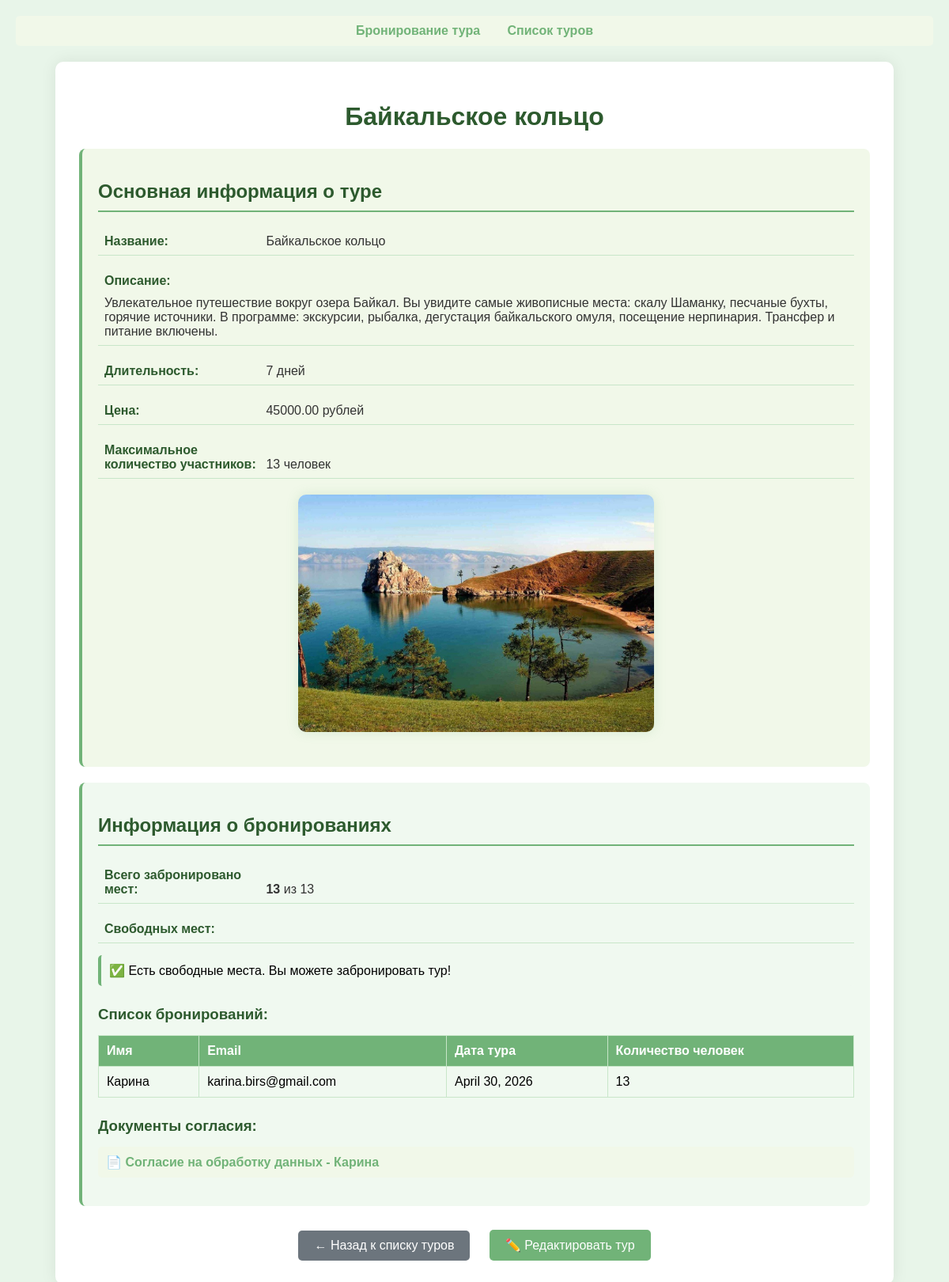
/tour/1/, run on the app's committed database.
### booking/models.py (models this page shows, shortened)
class Tour(models.Model):
    objects = models.Manager()
    title = models.CharField(max_length=200)
    description = models.TextField()
    duration = models.IntegerField()
    price = models.DecimalField(max_digits=10,decimal_places=2)
    max_people = models.IntegerField()
    removed = models.BooleanField(default=False)
    image = models.ImageField(
        upload_to="tours/",
        default="tours/default.jpg")

class Booking(models.Model):
    tour = models.ForeignKey(Tour, on_delete=models.CASCADE)
    name = models.CharField(max_length=200, null=False)
    email = models.EmailField(null=False)
    tour_date = models.DateField()
    people = models.IntegerField()

class ConsentDocument(models.Model):
    booking = models.ForeignKey(Booking, on_delete=models.CASCADE)
    document = models.FileField(upload_to="consents/")

### booking/views.py (the view)
# urls.py: path('tour/<int:pk>/', views.tour_detail_view, name='tour_detail'),
def tour_detail_view(request, pk):
    tour = get_object_or_404(Tour, pk=pk, removed=False)
    bookings = Booking.objects.filter(tour=tour)
    consent_docs = ConsentDocument.objects.filter(booking__tour=tour)
    total_booked = sum(booking.people for booking in bookings)
    return render(
        request,
        "booking/tour_detail.html",
        {
            "tour": tour,
            "bookings": bookings,
            "consent_docs": consent_docs,
            "total_booked": total_booked
        }
    )

### templates/booking/tour_detail.html (shortened to what this page needs)
<!DOCTYPE html>
<html>
<head>
{% load static %}
</head>
<body>
<div class="nav">
    <a href="{% url 'booking' %}">Бронирование тура</a>
    <a href="{% url 'tour_list' %}">Список туров</a>
</div>
<div class="container">
<h1>{{ tour.title }}</h1>
<div class="tour-info">
    <h2>Основная информация о туре</h2>
    <div class="info-row">
        <span class="info-label">Название:</span>
        <span class="info-value">{{ tour.title }}</span>
    </div>
    <div class="info-row">
        <span class="info-label">Описание:</span>
        <div class="info-value" style="margin-top: 10px;">{{ tour.description }}</div>
    </div>
    <div class="info-row">
        <span class="info-label">Длительность:</span>
        <span class="info-value">{{ tour.duration }} дней</span>
    </div>
    <div class="info-row">
        <span class="info-label">Цена:</span>
        <span class="info-value">{{ tour.price }} рублей</span>
    </div>
    <div class="info-row">
        <span class="info-label">Максимальное количество участников:</span>
        <span class="info-value">{{ tour.max_people }} человек</span>
    </div>
    {% if tour.image %}
    <div class="tour-image">
        <img src="{{ tour.image.url }}" alt="{{ tour.title }}">
    </div>
    {% endif %}
</div>
<div class="booking-info">
    <h2>Информация о бронированиях</h2>
    <div class="info-row">
        <span class="info-label">Всего забронировано мест:</span>
        <span class="info-value"><strong>{{ total_booked }}</strong> из {{ tour.max_people }}</span>
    </div>
    <div class="info-row">
        <span class="info-label">Свободных мест:</span>
    </div>
    {% if tour.max_people|add:"-"|add:total_booked <= 0 %}
    <div class="warning-text">
        ⚠️ Внимание: На данный тур нет свободных мест! Бронирование недоступно.
    </div>
    {% elif tour.max_people|add:"-"|add:total_booked <= 3 %}
    <div class="warning-text">
        🎯 Осталось всего {{ tour.max_people|add:"-"|add:total_booked }} мест! Торопитесь!
    </div>
    {% else %}
    <div class="info-text">
        ✅ Есть свободные места. Вы можете забронировать тур!
    </div>
    {% endif %}
    {% if bookings %}
    <h3>Список бронирований:</h3>
    <table>
        <thead>
            <tr>
                <th>Имя</th>
                <th>Email</th>
                <th>Дата тура</th>
                <th>Количество человек</th>
            </tr>
        </thead>
        <tbody>
            {% for booking in bookings %}
            <tr>
                <td>{{ booking.name }}</td>
                <td>{{ booking.email }}</td>
                <td>{{ booking.tour_date }}</td>
                <td>{{ booking.people }}</td>
            </tr>
            {% endfor %}
        </tbody>
    </table>
    {% else %}
    <div class="info-text">
        📌 На этот тур пока нет бронирований. Будьте первым!
    </div>
    {% endif %}
    {% if consent_docs %}
    <h3>Документы согласия:</h3>
    <ul class="docs-list">
        {% for doc in consent_docs %}
        <li>
            📄 <a href="{{ doc.document.url }}" target="_blank">
                Согласие на обработку данных - {{ doc.booking.name }}
            </a>
        </li>
        {% endfor %}
    </ul>
    {% endif %}
</div>
<div class="actions">
    <a href="{% url 'tour_list' %}" class="btn btn-back">← Назад к списку туров</a>
    <a href="{% url 'tour_edit' tour.id %}" class="btn btn-edit">✏️ Редактировать тур</a>
</div>
</div>
</body>
</html>

### templates/booking/tour_detail.html (style rules this page uses)
body { font-family: Arial, sans-serif; background: #e8f5e9; margin: 0; padding: 20px; }
.container { max-width: 1000px; margin: auto; background: white; padding: 30px; border-radius: 10px; box-shadow: 0 0 20px rgba(0,0,0,0.08); }
h1 { text-align: center; color: #2d5a2e; }
h2 { color: #2d5a2e; border-bottom: 2px solid #71b378; padding-bottom: 10px; }
h3 { color: #2d5a2e; margin-top: 25px; margin-bottom: 15px; }
.nav { margin-bottom: 20px; padding: 10px; background-color: #f1f8e9; border-radius: 5px; text-align: center; }
.nav a { margin: 0 15px; text-decoration: none; color: #71b378; font-weight: bold; transition: color 0.3s ease; }
.tour-info { background-color: #f1f8e9; padding: 20px; border-radius: 8px; margin-bottom: 20px; border-left: 4px solid #71b378; }
.info-row { margin-bottom: 15px; padding: 8px; border-bottom: 1px solid #c8e6c9; }
.info-label { font-weight: bold; display: inline-block; width: 200px; color: #2d5a2e; }
.info-value { display: inline-block; color: #333; }
.tour-image { text-align: center; margin: 20px 0; }
.tour-image img { max-width: 100%; max-height: 300px; border-radius: 10px; box-shadow: 0 0 15px rgba(113, 179, 120, 0.2); transition: transform 0.3s ease; }
.booking-info { background-color: #f0f9f0; padding: 20px; border-radius: 8px; margin: 20px 0; border-left: 4px solid #71b378; }
table { width: 100%; border-collapse: collapse; margin-top: 15px; }
th, td { border: 1px solid #c8e6c9; padding: 10px; text-align: left; }
th { background-color: #71b378; color: white; font-weight: bold; }
.actions { margin-top: 30px; text-align: center; }
.btn { display: inline-block; padding: 10px 20px; margin: 0 10px; text-decoration: none; border-radius: 5px; font-size: 16px; transition: all 0.3s ease; }
.btn-back { background-color: #6c757d; color: white; }
.btn-edit { background-color: #71b378; color: white; }
.docs-list { margin-top: 15px; list-style: none; padding: 0; }
.docs-list li { margin: 10px 0; padding: 10px; background-color: #f1f8e9; border-radius: 5px; transition: all 0.3s ease; }
.docs-list a { color: #71b378; text-decoration: none; font-weight: bold; }
.info-text { background-color: #f0f9f0; border-left: 4px solid #71b378; padding: 10px; margin: 10px 0; border-radius: 5px; }

### data on the page
Tour: title "Байкальское кольцо", description "Увлекательное путешествие вокруг озера Байкал. Вы увидите самые живописные места: скалу Шаманку, песчаные бухты, горячие источники. В программе: экскурсии, рыбалка, дегустация байкальского омуля, посещение нерпинария. Трансфер и питание включены.", duration "7", price "45000.00", max_people "13", image (picture)
Booking: name "Карина", email "karina.birs@gmail.com", tour_date "April 30, 2026", people "13"
ConsentDocument: booking.name "Карина"

### other printed values
{{ total_booked }} "13"
